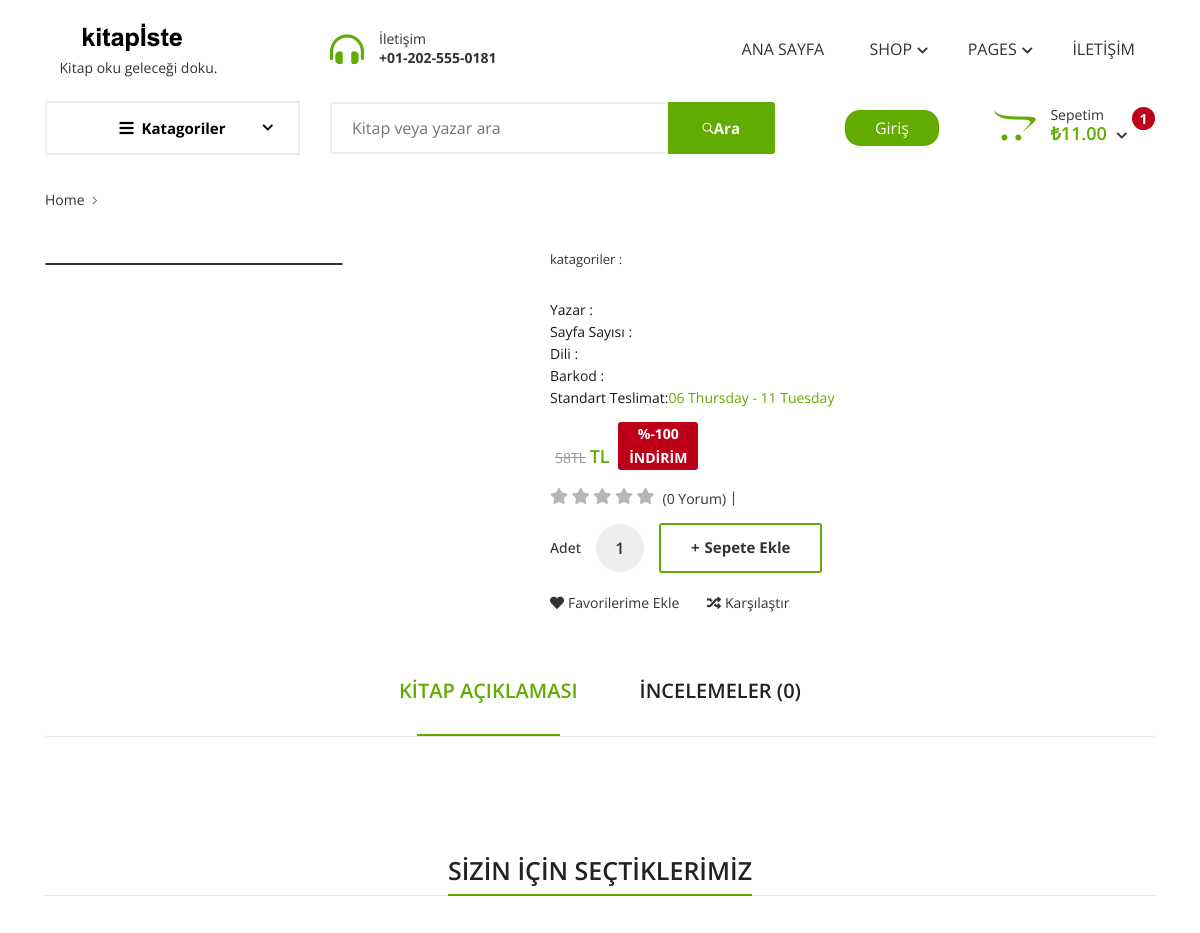
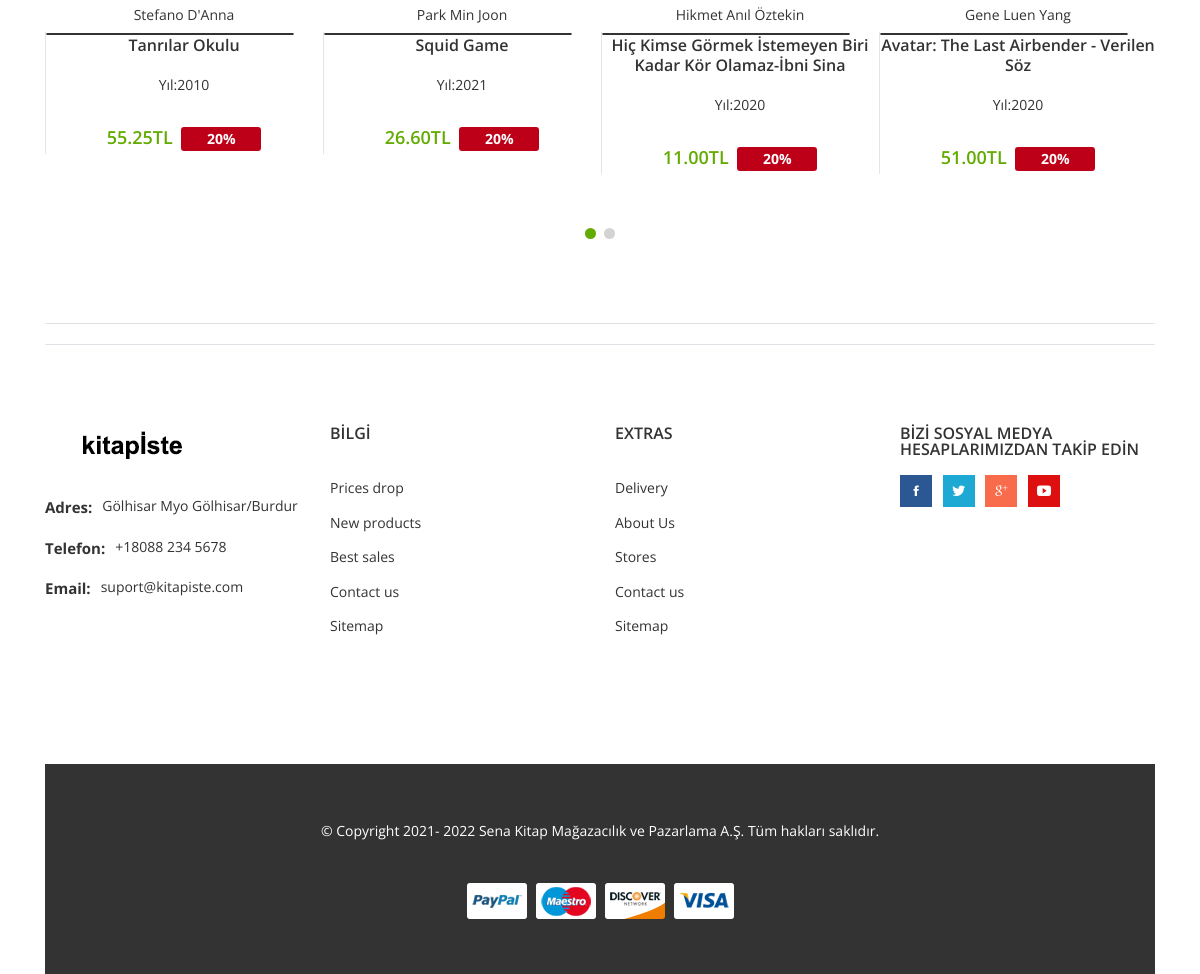
Page /product-details.php on the committed database (2 pictures, top to bottom).
### tables this page shows
CREATE TABLE `kitap` (
  `id` int(11) NOT NULL,
  `kitap_adi` varchar(150) DEFAULT NULL,
  `kitap_turu` varchar(50) NOT NULL,
  `yazar` varchar(50) NOT NULL,
  `sayfa` int(50) NOT NULL,
  `yili` varchar(50) NOT NULL,
  `dili` varchar(20) NOT NULL,
  `fiyat` decimal(5,2) NOT NULL,
  `aciklama` varchar(1600) NOT NULL,
  `barkod` bigint(20) NOT NULL,
  `kapak_foto` varchar(500) NOT NULL
);

### product-details.php (the view, shortened to what this page needs)
<!DOCTYPE html>
<?php
try {
     $db = new PDO("mysql:host=localhost;dbname=odev_db", "root", "");
} catch ( PDOException $e ){
     print $e->getMessage();
}
$db->query("SET CHARACTER SET utf8");
$id=$_GET['id'];
$query = $db->query("SELECT count(k_id) as adetyorum FROM yorum WHERE k_id='".$id."'", PDO::FETCH_ASSOC);
	 if ( $query->rowCount() ){
     foreach( $query as $row ){ $adetyorum=$row['adetyorum']; } }
?>
<html lang="tr">
<head>
    <link rel="stylesheet" type="text/css" media="screen" href="css/plugins.css" />
    <link rel="stylesheet" type="text/css" media="screen" href="css/main.css" />
</head>
<body>
    <div class="site-wrapper" id="top">
        <div class="site-header d-none d-lg-block">
            <div class="header-middle pt--10 pb--10">
                <div class="container">
                    <div class="row align-items-center">
                        <div class="col-lg-3 ">
                            <a href="index.php" class="site-brand">
                                <img src="image/logo1.png" alt=""></br>
								&nbsp;&nbsp;&nbsp Kitap oku geleceği doku.
                            </a>
                        </div>
                        <div class="col-lg-3">
                            <div class="header-phone ">
                                <div class="icon">
                                    <i class="fas fa-headphones-alt"></i>
                                </div>
                                <div class="text">
                                    <p>İletişim</p>
                                    <p class="font-weight-bold number">+01-202-555-0181</p>
                                </div>
                            </div>
                        </div>
                        <div class="col-lg-6">
                            <div class="main-navigation flex-lg-right">
                                <ul class="main-menu menu-right ">
                                    <li class="menu-item has-children">
                                        <a href="index.php">Ana Sayfa <i ></i></a>
                                    </li>
                                    <li class="menu-item has-children mega-menu">
                                        <a href="javascript:void(0)">shop <i
                                                class="fas fa-chevron-down dropdown-arrow"></i></a>
                                    </li>
                                    <li class="menu-item has-children">
                                        <a href="javascript:void(0)">Pages <i
                                                class="fas fa-chevron-down dropdown-arrow"></i></a>
                                    </li>
                                    <li class="menu-item">
                                        <a href="contact.html">İletişim</a>
                                    </li>
                                </ul>
                            </div>
                        </div>
                    </div>
                </div>
            </div>
            <div class="header-bottom pb--10">
                <div class="container">
                    <div class="row align-items-center">
                        <div class="col-lg-3">
                            <nav class="category-nav   ">
                                <div>
                                    <a href="javascript:void(0)" class="category-trigger"><i
                                            class="fa fa-bars"></i>Katagoriler</a>
                                </div>
                            </nav>
                        </div>
                        <div class="col-lg-5">
                            <div class="header-search-block">
                                <form method="post" action="arama.php">
                                <input  type="text" name="search" placeholder="Kitap veya yazar ara">
                                <button class="ion-ios-search-strong" name="Submit" >Ara</button>
								</form>
                            </div>
                        </div>
                        <div class="col-lg-4">
                            <div class="main-navigation flex-lg-right">
                                <div class="cart-widget">
                                    <div class="login-block">
                                        <input class="buttons buttons2" type="button" onclick="window.location.href='admin/giris.php';" value="Giriş" />&nbsp;&nbsp;&nbsp;&nbsp;&nbsp;&nbsp;&nbsp;
                                       			<?php
							    			$query = $db->query("SELECT sum(fiyat*adet) as toplam, SUM(adet) as adetsayi FROM sepet INNER JOIN kitap ON kitap.id = sepet.id", PDO::FETCH_ASSOC);
	 if ( $query->rowCount() ){
     foreach( $query as $row ){ $toplamsayi=$row['toplam'];
                                ?>
                                    </div>
                                   <div class="cart-block">
                                        <div class="cart-total">
                                            <span class="text-number">
                                                <?php echo $adetsayi=$row['adetsayi']; ?>
                                            </span>
                                            <span class="text-item">
                                                Sepetim
                                            </span>
                                            <span class="price">
                                                ₺<?php echo $toplamsayi=$row['toplam']; ?>
                                                <i class="fas fa-chevron-down"></i>
                                            </span>
												<?php   }}  ?>
                                        </div>
                                </div>
                            </div>
                        </div>
                    </div>
                </div>
            </div>
        </div>
        <section class="breadcrumb-section">
            <div class="container">
                <div class="breadcrumb-contents">
                    <nav aria-label="breadcrumb">
                        <ol class="breadcrumb">
                            <li class="breadcrumb-item"><a href="index.php">Home</a></li>
                            <a href="product-details.html?pid=<?php echo $id;?>" class="breadcrumb-item active"><?php echo $kitap_adi; ?></a>
                    </nav>
                </div>
            </div>
        </section>
        <main class="inner-page-sec-padding-bottom">
            <div class="container">
                <div class="row  mb--60">
                    <div class="col-lg-5 mb--30">
                        <div class="product-details-slider sb-slick-slider arrow-type-two" data-slick-setting='{
              "slidesToShow": 1,
              "arrows": false,
              "fade": true,
              "draggable": false,
              "swipe": false,
              "asNavFor": ".product-slider-nav"
              }'>
                            <div class="single-slide">
                                <img src="<?php echo $kapak_foto; ?>" alt="">
                            </div>
                        </div>
                    </div>
                    <div class="col-lg-7">
                        <div class="product-details-info pl-lg--30 ">
                            <p class="tag-block">katagoriler : <a href="kategori.php?kid=<?php echo $kitap_turu; ?>"><?php echo $kitap_turu; ?></p>
                            <ul class="list-unstyled">
                                <li>Yazar : <span class="list-value font-weight-bold"><?php echo $yazar; ?></span></li>
                                <li>Sayfa Sayısı : <span class="list-value"> <?php echo $sayfa; ?></span></li>
                                <li>Dili : <span class="list-value"><?php echo $dili; ?></span></li>
								<li>Barkod : <span class="list-value"><?php echo $barkod; ?></span></li>
                                <li>Standart Teslimat:<span class="list-value"> <?php echo date(' d '); ?><?php echo strftime('%A '); ?> - <?php echo date(' d ',strtotime('+5 days')),strftime(' %A ',strtotime('+5 days')); ?></span></li>
                            </ul>
                            <div class="price-block">
								<del class="price-old"><?php echo $eskifiyat=$fiyat+ rand(25,70); ?>TL</del>
                                <span class="price-new"><?php echo $fiyat; ?>TL</span>
								 <span class="price-discount">%<?php echo ceil($oran=$fiyat/$eskifiyat * 100 -100); ?></br>indirim</span>
                            </div>
							<?php
							    $query = $db->query("SELECT AVG(vote) as ortvote ,count(k_id) as voteadet FROM yorum WHERE k_id ='".$id."'", PDO::FETCH_ASSOC);
                                if ( $query->rowCount() ){
                                foreach( $query as $row ){     $ortvote=$row['ortvote'];
                                ?>
                            <div class="rating-widget">
                                <div class="rating-block">
										<?php if ($ortvote <= 0){$unyildiz="5";} else {$unyildiz= 5 - $ortvote;} ?>
										<?php for($i=0;$i<$unyildiz; $i++){?>
										<span class="fas fa-star"></span>
										<?php }?>
                                </div>
								<?php }}
													?>
                                <div class="review-widget">
                                    <a href="">(<?php echo $adetyorum; ?> Yorum)</a> <span>|</span>
                                </div>
                            </div>
                            <div class="add-to-cart-row">
                                <div class="count-input-block">
                                    <span class="widget-label">Adet</span>
                                    <input type="number" class="form-control text-center" value="1">
                                </div>
                                <div class="add-cart-btn">
                                    <a href="ekle.php?id=<?php echo $id; ?>" class="btn btn-outlined--primary"><span class="plus-icon">+</span>Sepete Ekle</a>
                                </div>
                            </div>
                            <div class="compare-wishlist-row">
                                <a href="" class="add-link"><i class="fas fa-heart"></i>Favorilerime Ekle</a>
                                <a href="" class="add-link"><i class="fas fa-random"></i>Karşılaştır</a>
                            </div>
                        </div>
                    </div>
                </div>
                <div class="sb-custom-tab review-tab section-padding">
                    <ul class="nav nav-tabs nav-style-2" id="myTab2" role="tablist">
                        <li class="nav-item">
                            <a class="nav-link active" id="tab1" data-toggle="tab" href="#tab-1" role="tab"
                                aria-controls="tab-1" aria-selected="true">
                               <?php echo $kitap_adi; ?>  Kitap Açıklaması
                            </a>
                        </li>
                        <li class="nav-item">
                            <a class="nav-link" id="tab2" data-toggle="tab" href="#tab-2" role="tab"
                                aria-controls="tab-2" aria-selected="true">
                                İncelemeler (<?php echo $adetyorum; ?>)
                            </a>
                        </li>
                    </ul>
                    </div>
                </div>
            </div>
            <section class="">
                <div class="container">
                    <div class="section-title section-title--bordered">
                        <h2>Sizin İçin Seçtiklerimiz</h2>
                    </div>
                    <div class="product-slider sb-slick-slider slider-border-single-row" data-slick-setting='{
                "autoplay": true,
                "autoplaySpeed": 8000,
                "slidesToShow": 4,
                "dots":true
            }' data-slick-responsive='[
                {"breakpoint":1200, "settings": {"slidesToShow": 4} },
                {"breakpoint":992, "settings": {"slidesToShow": 3} },
                {"breakpoint":768, "settings": {"slidesToShow": 2} },
                {"breakpoint":480, "settings": {"slidesToShow": 1} }
            ]'>
                        <?php
							    $query = $db->query("SELECT * FROM kitap ORDER BY RAND() LIMIT 5", PDO::FETCH_ASSOC);
                                if ( $query->rowCount() ){
                                foreach( $query as $row ){
                                ?>
                                                <div class="single-slide">
                                                    <div class="product-card">
                                                        <div class="product-header">
                                                            <a href="" class="author"><?php echo $row['yazar']; ?></a>
                                                        </div>
                                                        <div class="product-card--body">
                                                            <div class="card-image">
                                                            </div>
															<h3><a href="product-details.php?pid=<?php echo $row['id']; ?>"><?php echo $row['kitap_adi']; ?></a></h3>
															<a href="" class="author">Yıl:<?php echo $row['yili']; ?></a>
                                                            <div class="price-block">
                                                                <span class="price"><?php echo $row['fiyat']; ?>TL</span>
                                                                <span class="price-discount">20%</span>
                                                            </div>
                                                        </div>
                                                    </div>
                                                </div>
                                                <?php }}
													?>
                                </div>
                            </div>
                        </div>
    <section class="section-margin">
        <div class="container">
            <div class="brand-slider sb-slick-slider border-top border-bottom"
            ]'>
            </div>
        </div>
    </section>
    <?php include 'footer.php'; ?>
</body>
</html>

### product-details.php (style rules this page uses)
.price-discount { color: #fff; font-weight: 700; text-align: center; line-height: 24px; padding: 0 7px; min-width: 80px; background: #bd0018; text-transform: uppercase; font-size: 14px; margin-left: 5px; z-index: 3; border-radius: 3px; }
.product-details-slider .single-slide img { width: 67%; border-style: solid; border-radius: 10px; border-width: 1px; }
.card-image { width: 90%; border-style: solid; border-radius: 5px; border-width: 1px; }
.buttons2 { background-color: #62ab00; border-radius: 15px; border: none; color: white; padding: 4px 30px; text-align: center; text-decoration: none; display: inline-block; font-size: 16px; margin: 4px 2px; cursor: pointer; -webkit-transition-duration: 0.4s; transition-duration: 0.4s; }

### rows in the picture
kitap: yazar "Stefano D'Anna", kitap_adi "Tanrılar Okulu", yili "2010", fiyat "55.25"
kitap: yazar "Park Min Joon", kitap_adi "Squid Game", yili "2021", fiyat "26.60"
kitap: yazar "Hikmet Anıl Öztekin", kitap_adi "Hiç Kimse Görmek İstemeyen Biri Kadar Kör Olamaz-İbni Sina", yili "2020", fiyat "11.00"
kitap: yazar "Gene Luen Yang", kitap_adi "Avatar: The Last Airbender - Verilen Söz", yili "2020", fiyat "51.00"

### other values in the picture
$adetsayi=$row['adetsayi'] "1"
$toplamsayi=$row['toplam'] "11.00"
strftime('%A ') "Thursday"
$adetyorum "0"
